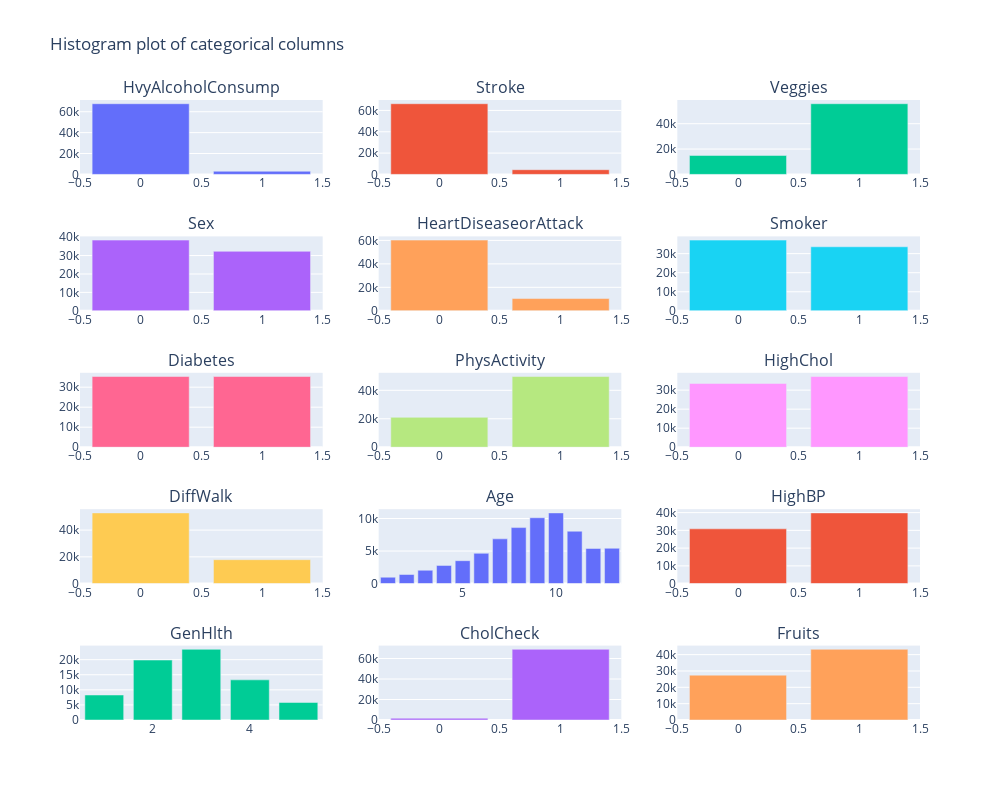

Notebook code cell kept with this figure:
### Code cell
n_cols = 3
n_rows = n_rows = int(np.ceil(len(categorical_d.copy()) / n_cols))

"""Histogram using plotly"""
fig = make_subplots(rows=n_rows, cols=n_cols,
                    subplot_titles=tuple(categorical_d.copy()))

for i, col in enumerate(categorical_d.copy()):
    counts = data_dict['D'][col].value_counts()
    fig.add_trace(go.Bar(name=col, x=counts.index, y=counts.values), 
                  row=i//n_cols + 1,
                  col=i%n_cols + 1)

fig.update_layout(title="Histogram plot of categorical columns",
                 height=800,
                 width=1000,
                 showlegend=False)

### Figure 1 — Plotly figure (JSON) as saved in the notebook; plotly's stock layout.template omitted (floating-point values rounded to 4 significant figures)
{"data": [{"name": "HvyAlcoholConsump", "type": "bar", "x": [0, 1], "xaxis": "x", "y": [67672, 3020], "yaxis": "y"}, {"name": "Stroke", "type": "bar", "x": [0, 1], "xaxis": "x2", "y": [66297, 4395], "yaxis": "y2"}, {"name": "Veggies", "type": "bar", "x": [1, 0], "xaxis": "x3", "y": [55760, 14932], "yaxis": "y3"}, {"name": "Sex", "type": "bar", "x": [0, 1], "xaxis": "x4", "y": [38386, 32306], "yaxis": "y4"}, {"name": "HeartDiseaseorAttack", "type": "bar", "x": [0, 1], "xaxis": "x5", "y": [60243, 10449], "yaxis": "y5"}, {"name": "Smoker", "type": "bar", "x": [0, 1], "xaxis": "x6", "y": [37094, 33598], "yaxis": "y6"}, {"name": "Diabetes", "type": "bar", "x": [0, 1], "xaxis": "x7", "y": [35346, 35346], "yaxis": "y7"}, {"name": "PhysActivity", "type": "bar", "x": [1, 0], "xaxis": "x8", "y": [49699, 20993], "yaxis": "y8"}, {"name": "HighChol", "type": "bar", "x": [1, 0], "xaxis": "x9", "y": [37163, 33529], "yaxis": "y9"}, {"name": "DiffWalk", "type": "bar", "x": [0, 1], "xaxis": "x10", "y": [52826, 17866], "yaxis": "y10"}, {"name": "Age", "type": "bar", "x": [10, 9, 8, 11, 7, 13, 12, 6, 5, 4, 3, 2, 1], "xaxis": "x11", "y": [10856, 10112, 8603, 8044, 6872, 5426, 5394, 4648, 3520, 2793, 2049, 1396, 979], "yaxis": "y11"}, {"name": "HighBP", "type": "bar", "x": [1, 0], "xaxis": "x12", "y": [39832, 30860], "yaxis": "y12"}, {"name": "GenHlth", "type": "bar", "x": [3, 2, 4, 1, 5], "xaxis": "x13", "y": [23427, 19872, 13303, 8282, 5808], "yaxis": "y13"}, {"name": "CholCheck", "type": "bar", "x": [1, 0], "xaxis": "x14", "y": [68943, 1749], "yaxis": "y14"}, {"name": "Fruits", "type": "bar", "x": [1, 0], "xaxis": "x15", "y": [43249, 27443], "yaxis": "y15"}], "layout": {"annotations": [{"font": {"size": 16}, "showarrow": false, "text": "HvyAlcoholConsump", "x": 0.1444, "xanchor": "center", "xref": "paper", "y": 1, "yanchor": "bottom", "yref": "paper"}, {"font": {"size": 16}, "showarrow": false, "text": "Stroke", "x": 0.5, "xanchor": "center", "xref": "paper", "y": 1, "yanchor": "bottom", "yref": "paper"}, {"font": {"size": 16}, "showarrow": false, "text": "Veggies", "x": 0.8556, "xanchor": "center", "xref": "paper", "y": 1, "yanchor": "bottom", "yref": "paper"}, {"font": {"size": 16}, "showarrow": false, "text": "Sex", "x": 0.1444, "xanchor": "center", "xref": "paper", "y": 0.78, "yanchor": "bottom", "yref": "paper"}, {"font": {"size": 16}, "showarrow": false, "text": "HeartDiseaseorAttack", "x": 0.5, "xanchor": "center", "xref": "paper", "y": 0.78, "yanchor": "bottom", "yref": "paper"}, {"font": {"size": 16}, "showarrow": false, "text": "Smoker", "x": 0.8556, "xanchor": "center", "xref": "paper", "y": 0.78, "yanchor": "bottom", "yref": "paper"}, {"font": {"size": 16}, "showarrow": false, "text": "Diabetes", "x": 0.1444, "xanchor": "center", "xref": "paper", "y": 0.56, "yanchor": "bottom", "yref": "paper"}, {"font": {"size": 16}, "showarrow": false, "text": "PhysActivity", "x": 0.5, "xanchor": "center", "xref": "paper", "y": 0.56, "yanchor": "bottom", "yref": "paper"}, {"font": {"size": 16}, "showarrow": false, "text": "HighChol", "x": 0.8556, "xanchor": "center", "xref": "paper", "y": 0.56, "yanchor": "bottom", "yref": "paper"}, {"font": {"size": 16}, "showarrow": false, "text": "DiffWalk", "x": 0.1444, "xanchor": "center", "xref": "paper", "y": 0.34, "yanchor": "bottom", "yref": "paper"}, {"font": {"size": 16}, "showarrow": false, "text": "Age", "x": 0.5, "xanchor": "center", "xref": "paper", "y": 0.34, "yanchor": "bottom", "yref": "paper"}, {"font": {"size": 16}, "showarrow": false, "text": "HighBP", "x": 0.8556, "xanchor": "center", "xref": "paper", "y": 0.34, "yanchor": "bottom", "yref": "paper"}, {"font": {"size": 16}, "showarrow": false, "text": "GenHlth", "x": 0.1444, "xanchor": "center", "xref": "paper", "y": 0.12, "yanchor": "bottom", "yref": "paper"}, {"font": {"size": 16}, "showarrow": false, "text": "CholCheck", "x": 0.5, "xanchor": "center", "xref": "paper", "y": 0.12, "yanchor": "bottom", "yref": "paper"}, {"font": {"size": 16}, "showarrow": false, "text": "Fruits", "x": 0.8556, "xanchor": "center", "xref": "paper", "y": 0.12, "yanchor": "bottom", "yref": "paper"}], "height": 800, "showlegend": false, "title": {"text": "Histogram plot of categorical columns"}, "width": 1000, "xaxis": {"anchor": "y", "domain": [0, 0.2889]}, "xaxis10": {"anchor": "y10", "domain": [0, 0.2889]}, "xaxis11": {"anchor": "y11", "domain": [0.3556, 0.6444]}, "xaxis12": {"anchor": "y12", "domain": [0.7111, 1]}, "xaxis13": {"anchor": "y13", "domain": [0, 0.2889]}, "xaxis14": {"anchor": "y14", "domain": [0.3556, 0.6444]}, "xaxis15": {"anchor": "y15", "domain": [0.7111, 1]}, "xaxis2": {"anchor": "y2", "domain": [0.3556, 0.6444]}, "xaxis3": {"anchor": "y3", "domain": [0.7111, 1]}, "xaxis4": {"anchor": "y4", "domain": [0, 0.2889]}, "xaxis5": {"anchor": "y5", "domain": [0.3556, 0.6444]}, "xaxis6": {"anchor": "y6", "domain": [0.7111, 1]}, "xaxis7": {"anchor": "y7", "domain": [0, 0.2889]}, "xaxis8": {"anchor": "y8", "domain": [0.3556, 0.6444]}, "xaxis9": {"anchor": "y9", "domain": [0.7111, 1]}, "yaxis": {"anchor": "x", "domain": [0.88, 1]}, "yaxis10": {"anchor": "x10", "domain": [0.22, 0.34]}, "yaxis11": {"anchor": "x11", "domain": [0.22, 0.34]}, "yaxis12": {"anchor": "x12", "domain": [0.22, 0.34]}, "yaxis13": {"anchor": "x13", "domain": [0, 0.12]}, "yaxis14": {"anchor": "x14", "domain": [0, 0.12]}, "yaxis15": {"anchor": "x15", "domain": [0, 0.12]}, "yaxis2": {"anchor": "x2", "domain": [0.88, 1]}, "yaxis3": {"anchor": "x3", "domain": [0.88, 1]}, "yaxis4": {"anchor": "x4", "domain": [0.66, 0.78]}, "yaxis5": {"anchor": "x5", "domain": [0.66, 0.78]}, "yaxis6": {"anchor": "x6", "domain": [0.66, 0.78]}, "yaxis7": {"anchor": "x7", "domain": [0.44, 0.56]}, "yaxis8": {"anchor": "x8", "domain": [0.44, 0.56]}, "yaxis9": {"anchor": "x9", "domain": [0.44, 0.56]}}}
